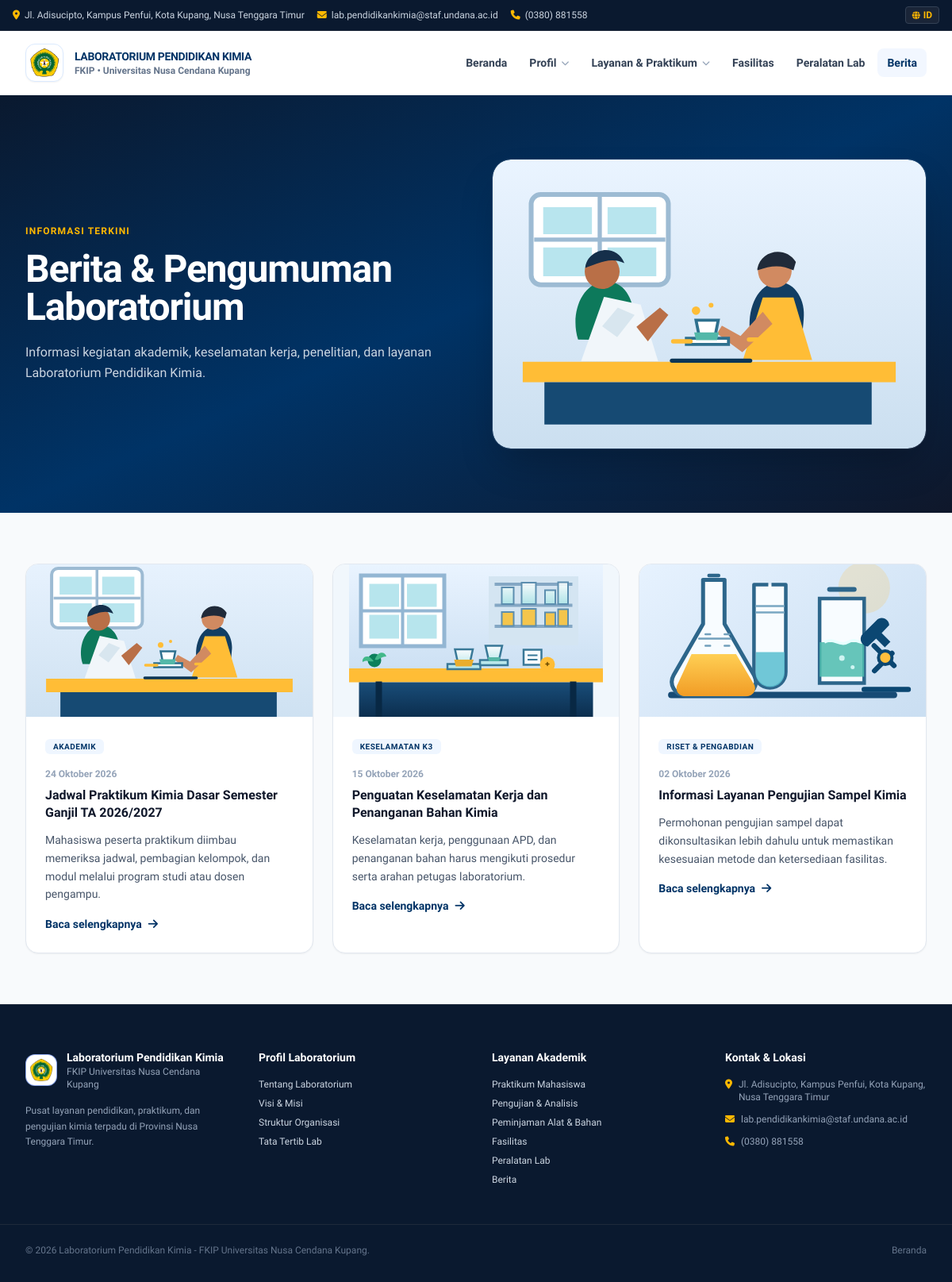
Page /berita.php on the committed database.
### tables this page shows
CREATE TABLE pages (
            id INTEGER PRIMARY KEY AUTOINCREMENT,
            slug TEXT NOT NULL UNIQUE,
            menu_label TEXT NOT NULL,
            nav_group TEXT NOT NULL DEFAULT "halaman",
            title TEXT NOT NULL,
            eyebrow TEXT NOT NULL DEFAULT "",
            intro TEXT NOT NULL DEFAULT "",
            body TEXT NOT NULL DEFAULT "",
            image_path TEXT NOT NULL DEFAULT "",
            published INTEGER NOT NULL DEFAULT 1,
            sort_order INTEGER NOT NULL DEFAULT 0,
            updated_at TEXT NOT NULL DEFAULT CURRENT_TIMESTAMP
        );

CREATE TABLE news (
            id INTEGER PRIMARY KEY AUTOINCREMENT,
            slug TEXT NOT NULL UNIQUE,
            title TEXT NOT NULL,
            category TEXT NOT NULL DEFAULT "",
            published_at TEXT NOT NULL DEFAULT "",
            summary TEXT NOT NULL DEFAULT "",
            body TEXT NOT NULL DEFAULT "",
            image_path TEXT NOT NULL DEFAULT "",
            published INTEGER NOT NULL DEFAULT 1,
            views INTEGER NOT NULL DEFAULT 0,
            created_at TEXT NOT NULL DEFAULT CURRENT_TIMESTAMP,
            updated_at TEXT NOT NULL DEFAULT CURRENT_TIMESTAMP
        );

### berita.php (the view, shortened to what the rows shown need)
<?php
require_once __DIR__ . '/app/bootstrap.php';
$articles = app_db()->query('SELECT slug, title, category, published_at, summary, image_path FROM news WHERE published = 1 ORDER BY published_at DESC, id DESC')->fetchAll();
require __DIR__ . '/header.php';
?>
<section class="bg-gradient-to-br from-undanaDark via-undanaBlue to-slate-900 py-14 text-white sm:py-20">
    <div class="mx-auto grid max-w-7xl items-center gap-10 px-4 sm:px-6 lg:grid-cols-2 lg:px-8">
        <div>
            <h1 class="text-3xl font-extrabold tracking-tight sm:text-5xl">Berita &amp; Pengumuman Laboratorium</h1>
        </div>
    </div>
</section>
<section class="mx-auto max-w-7xl px-4 py-14 sm:px-6 sm:py-16 lg:px-8">
    <?php if ($articles): ?>
        <div class="grid gap-6 md:grid-cols-2 lg:grid-cols-3">
            <?php foreach ($articles as $article): ?>
                <article class="overflow-hidden rounded-2xl border border-slate-200 bg-white shadow-sm transition hover:shadow-md">
                    <a href="berita_single.php?slug=<?= rawurlencode($article['slug']) ?>" class="block overflow-hidden">
                        <img src="<?= h($article['image_path']) ?>" alt="Ilustrasi: <?= h($article['title']) ?>" class="h-48 w-full object-cover transition-transform hover:scale-105">
                    </a>
                    <div class="p-6">
                        <span class="rounded-md bg-blue-50 px-2.5 py-1 text-[10px] font-bold uppercase tracking-wider text-undanaBlue"><?= h($article['category']) ?></span>
                        <p class="mt-4 text-xs font-semibold text-slate-400"><?= h($article['published_at']) ?></p>
                        <h2 class="mt-2 text-base font-bold leading-snug text-slate-900"><a href="berita_single.php?slug=<?= rawurlencode($article['slug']) ?>" class="hover:text-undanaBlue"><?= h($article['title']) ?></a></h2>
                        <p class="mt-3 text-sm leading-relaxed text-slate-600"><?= h($article['summary']) ?></p>
                        <a href="berita_single.php?slug=<?= rawurlencode($article['slug']) ?>" class="mt-4 inline-flex items-center gap-2 text-sm font-bold text-undanaBlue hover:underline">Baca selengkapnya <i class="fa-solid fa-arrow-right"></i></a>
                    </div>
                </article>
            <?php endforeach; ?>
        </div>
    <?php else: ?>
        <p class="rounded-2xl border border-slate-200 bg-white p-8 text-center text-slate-500">Belum ada berita yang diterbitkan.</p>
    <?php endif; ?>
</section>
<?php require __DIR__ . '/footer.php'; ?>

### header.php (shortened to what the rows shown need)
<?php
require_once __DIR__ . '/app/bootstrap.php';
$currentPage = basename($_SERVER['PHP_SELF']);
$siteSettings = app_settings();
$publicPages = app_db()->query('SELECT slug, menu_label, nav_group FROM pages WHERE published = 1 AND slug != "beranda" ORDER BY sort_order, menu_label')->fetchAll();
?>
<!DOCTYPE html>
<html lang="id">
<head>
    <script src="https://cdn.tailwindcss.com"></script>
    <link rel="stylesheet" href="https://cdnjs.cloudflare.com/ajax/libs/font-awesome/6.4.0/css/all.min.css">
</head>
<body class="bg-slate-50 text-slate-800 antialiased selection:bg-undanaGold selection:text-undanaDark">
    <header class="sticky top-0 z-50 bg-white/95 backdrop-blur-md shadow-sm border-b border-slate-100">
        <div class="max-w-7xl mx-auto px-4 sm:px-6 lg:px-8 min-h-20 py-3 flex items-center justify-between gap-3">
            <nav aria-label="Navigasi utama" class="hidden lg:flex items-center gap-1">
                <a href="index.php" class="px-3 py-2 text-sm font-semibold rounded-lg <?= $currentPage === 'index.php' ? 'text-undanaBlue bg-blue-50/80' : 'text-slate-700 hover:text-undanaBlue hover:bg-slate-50' ?>">Beranda</a>
                <div class="relative group">
                    <button type="button" class="flex items-center gap-1.5 px-3 py-2 text-sm font-semibold text-slate-700 hover:text-undanaBlue hover:bg-slate-50 rounded-lg">
                    </button>
                </div>
                <div class="relative group">
                    <button type="button" class="flex items-center gap-1.5 px-3 py-2 text-sm font-semibold text-slate-700 hover:text-undanaBlue hover:bg-slate-50 rounded-lg">
                    </button>
                </div>
                <?php $facilityPage = array_values(array_filter($publicPages, function ($page) { return $page['slug'] === 'fasilitas'; })); ?>
                <?php if ($facilityPage): ?><a href="<?= h(public_page_path($facilityPage[0]['slug'])) ?>" class="px-3 py-2 text-sm font-semibold rounded-lg <?= $currentPage === 'fasilitas.php' ? 'text-undanaBlue bg-blue-50/80' : 'text-slate-700 hover:text-undanaBlue hover:bg-slate-50' ?>"><?= h($facilityPage[0]['menu_label']) ?></a><?php endif; ?>
                <a href="peralatan-lab.php" class="px-3 py-2 text-sm font-semibold rounded-lg <?= $currentPage === 'peralatan-lab.php' ? 'text-undanaBlue bg-blue-50/80' : 'text-slate-700 hover:text-undanaBlue hover:bg-slate-50' ?>">Peralatan Lab</a>
                <a href="berita.php" class="px-3 py-2 text-sm font-semibold rounded-lg <?= $currentPage === 'berita.php' ? 'text-undanaBlue bg-blue-50/80' : 'text-slate-700 hover:text-undanaBlue hover:bg-slate-50' ?>">Berita</a>
            </nav>
        </div>
    </header>
    <main>

### footer.php (shortened to what the rows shown need)
<?php
$footerPages = app_db()->query('SELECT slug, menu_label, nav_group FROM pages WHERE published = 1 AND nav_group IN ("profil", "layanan") ORDER BY sort_order, menu_label')->fetchAll();
$footerProfilePages = array_values(array_filter($footerPages, function ($page) { return $page['nav_group'] === 'profil'; }));
$footerServicePages = array_values(array_filter($footerPages, function ($page) { return $page['nav_group'] === 'layanan'; }));
?>
    </main>
    <footer class="bg-undanaDark text-slate-300 pt-14 pb-8 border-t border-slate-800">
        <div class="max-w-7xl mx-auto px-4 sm:px-6 lg:px-8 grid grid-cols-1 sm:grid-cols-2 lg:grid-cols-4 gap-10 mb-12">
            <div class="space-y-4">
                <div class="flex items-center gap-3">
                    <div>
                        <h2 class="text-white font-bold text-sm"><?= h(app_setting('brand_name', 'Laboratorium Pendidikan Kimia')) ?></h2>
                    </div>
                </div>
            </div>
            <div>
                <h2 class="text-white font-bold text-sm mb-4">Profil Laboratorium</h2>
                <ul class="space-y-2 text-xs">
                    <?php foreach ($footerProfilePages as $page): ?><li><a href="<?= h(public_page_path($page['slug'])) ?>" class="hover:text-undanaGold"><?= h($page['menu_label']) ?></a></li><?php endforeach; ?>
                </ul>
            </div>
            <div>
                <h2 class="text-white font-bold text-sm mb-4">Layanan Akademik</h2>
                <ul class="space-y-2 text-xs">
                    <?php foreach ($footerServicePages as $page): ?><li><a href="<?= h(public_page_path($page['slug'])) ?>" class="hover:text-undanaGold"><?= h($page['menu_label']) ?></a></li><?php endforeach; ?>
                    <li><a href="fasilitas.php" class="hover:text-undanaGold"><?= h((app_db()->query('SELECT menu_label FROM pages WHERE slug = "fasilitas" AND published = 1')->fetchColumn()) ?: 'Fasilitas') ?></a></li>
                </ul>
            </div>
            <div>
                <h2 class="text-white font-bold text-sm mb-4">Kontak &amp; Lokasi</h2>
            </div>
        </div>
    </footer>
</body>
</html>

### rows in the picture
pages: menu_label "Fasilitas"
news: image_path (picture), category "AKADEMIK", published_at "24 Oktober 2026", title "Jadwal Praktikum Kimia Dasar Semester Ganjil TA 2026/2027", summary "Mahasiswa peserta praktikum diimbau memeriksa jadwal, pembagian kelompok, dan modul melalui program studi atau dosen pengampu."
news: image_path (picture), category "KESELAMATAN K3", published_at "15 Oktober 2026", title "Penguatan Keselamatan Kerja dan Penanganan Bahan Kimia", summary "Keselamatan kerja, penggunaan APD, dan penanganan bahan harus mengikuti prosedur serta arahan petugas laboratorium."
news: image_path (picture), category "RISET & PENGABDIAN", published_at "02 Oktober 2026", title "Informasi Layanan Pengujian Sampel Kimia", summary "Permohonan pengujian sampel dapat dikonsultasikan lebih dahulu untuk memastikan kesesuaian metode dan ketersediaan fasilitas."
pages: menu_label "Tentang Laboratorium"
pages: menu_label "Visi & Misi"
pages: menu_label "Struktur Organisasi"
pages: menu_label "Tata Tertib Lab"
pages: menu_label "Praktikum Mahasiswa"
pages: menu_label "Pengujian & Analisis"
pages: menu_label "Peminjaman Alat & Bahan"

### other values in the picture
$siteSettings['address'] "Jl. Adisucipto, Kampus Penfui, Kota Kupang, Nusa Tenggara Timur"
$siteSettings['email'] "lab.pendidikankimia@staf.undana.ac.id"
$siteSettings['phone'] "(0380) 881558"
$siteSettings['brand_name'] "LABORATORIUM PENDIDIKAN KIMIA"
$siteSettings['institution'] "Universitas Nusa Cendana Kupang"
app_setting('brand_name', 'Laboratorium Pendidikan Kimia') "Laboratorium Pendidikan Kimia"
app_setting('institution', 'Universitas Nusa Cendana Kupang') "Universitas Nusa Cendana Kupang"
app_setting('footer_description') "Pusat layanan pendidikan, praktikum, dan pengujian kimia terpadu di Provinsi Nusa Tenggara Timur."
app_setting('address') "Jl. Adisucipto, Kampus Penfui, Kota Kupang, Nusa Tenggara Timur"
app_setting('email') "lab.pendidikankimia@staf.undana.ac.id"
app_setting('phone') "(0380) 881558"
